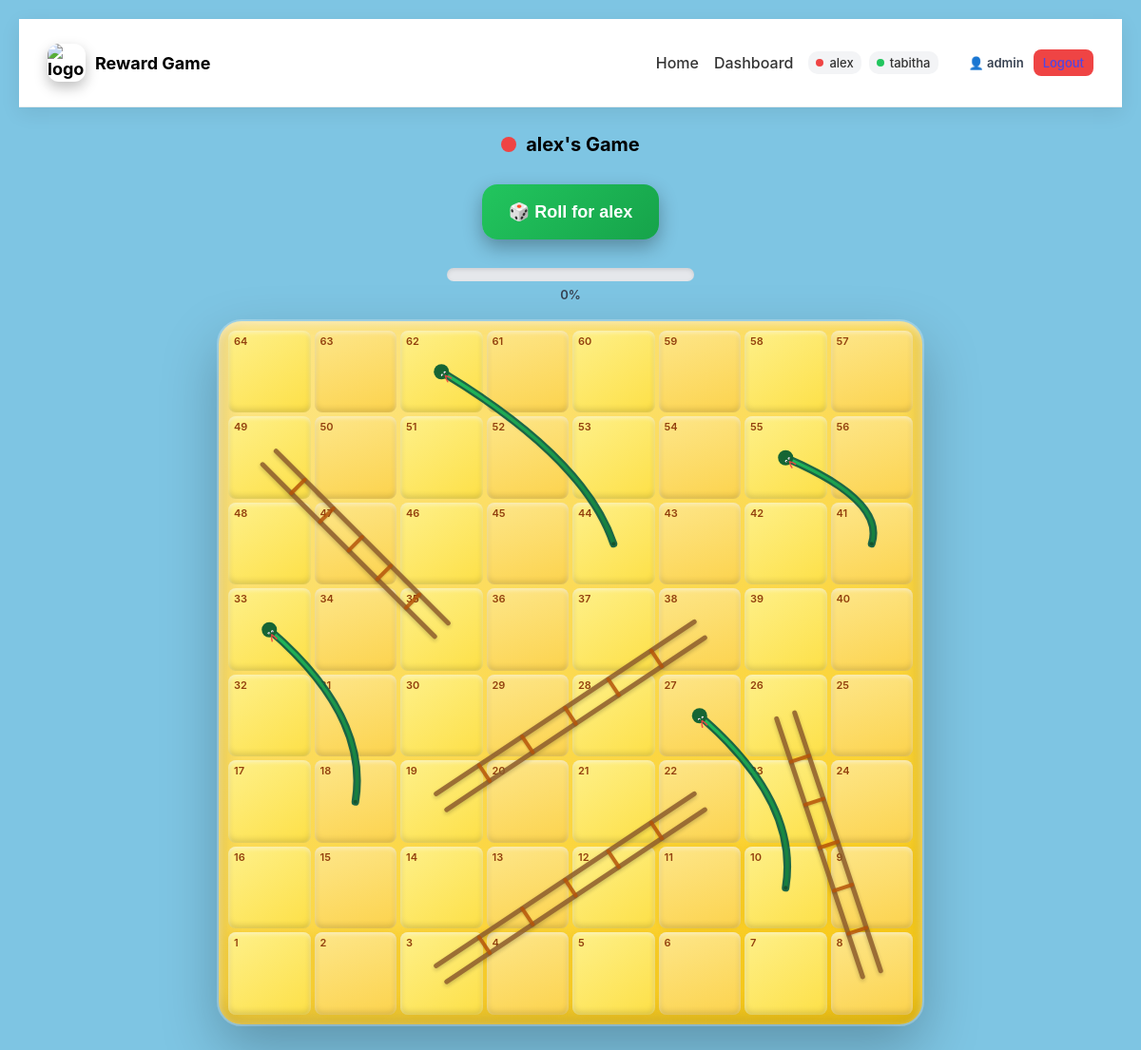
The app's page /child/8/ (signed in) with its own data.
### game/models.py (models this page shows, shortened)
class Child(models.Model):
    COLOUR_CHOICES = [
        ("#ef4444", "Red"),
        ("#3b82f6", "Blue"),
        ("#22c55e", "Green"),
        ("#f59e0b", "Yellow"),
        ("#a855f7", "Purple"),
        ("#ec4899", "Pink"),
    ]
    family = models.ForeignKey(Family, on_delete=models.CASCADE, related_name="children")
    name = models.CharField(max_length=100)
    colour = models.CharField(max_length=20, choices=COLOUR_CHOICES)
    position = models.IntegerField(default=0)

### game/views.py (the view)
# urls.py: path("child/<int:child_id>/", views.child_view, name="child_view"),
@login_required
def child_view(request, child_id):
    family = get_family(request.user)
    request.session["parent_authed"] = False
    child = Child.objects.filter(
        id=child_id,
        family=family
    ).first()
    if not child:
        return redirect("dashboard")
    children = family.children.all()
    child.available_rewards = child.rewards.filter(is_used=False).count()
    last_roll = Roll.objects.filter(child=child).order_by("-id").first()
    child.last_roll = last_roll.dice if last_roll else None
    child.progress_percent = int((child.position / 64) * 100)
    squares = []
    for row in range(8):
        nums = list(range(row * 8 + 1, row * 8 + 9))
        if row % 2 == 1:
            nums.reverse()
        squares.insert(0, nums)
    return render(request, "game/child.html", {
        "child": child,
        "children": children,
        "squares": squares
    })

### game/context_processors.py (called while the page is built)
def children_context(request):
    if not request.user.is_authenticated:
        return {}
    family, _ = Family.objects.get_or_create(owner=request.user)
    children = family.children.all()
    return {
        "children": children
    }

### game/views.py (called while the page is built)
def get_family(user):
    family, _ = Family.objects.get_or_create(owner=user)
    return family

### game/templates/game/child.html (shortened to what this page needs)
{% extends "game/base.html" %}
{% block content %}
<h2 style="text-align:center; display:flex; justify-content:center; align-items:center; gap:10px;">
    <span style="width:16px; height:16px; border-radius:50%; background: {{ child.colour }}; display:inline-block;"></span>
    {{ child.name }}'s Game
</h2>
<div style="text-align:center; margin:20px 0;">
    <button
        onclick="roll({{ child.id }})"
        class="big-roll"
    >
        🎲 Roll for {{ child.name }}
    </button>
</div>
<div class="progress-wrapper">
    <div class="progress-bar">
    </div>
    <div class="progress-text">
        {{ child.progress_percent }}%
    </div>
</div>
<div class="board-wrapper">
    <div class="board">
        <svg class="board-overlay"></svg>
        {% for row in squares %}
            {% for num in row %}
                <div class="square" data-square="{{ num }}">
                    <span class="square-number">{{ num }}</span>
                </div>
            {% endfor %}
        {% endfor %}
    </div>
</div>
{% endblock %}

### game/templates/game/base.html (shortened to what this page needs)
{% load static %}
<!DOCTYPE html>
<html>
<head>
    <link rel="stylesheet" href="{% static 'game/css/styles.css' %}">
</head>
<body>
<header class="app-header">
    <div class="container header-inner">
        <div class="logo">
            <img src="{% static 'game/images/logo.png' %}" alt="logo">
            <span>Reward Game</span>
        </div>
        <nav class="nav">
            <a href="/">Home</a>
            <a href="/dashboard/">Dashboard</a>
            {% if children %}
                <div class="child-nav">
                    {% for c in children %}
                        <a href="/child/{{ c.id }}/"
                           class="child-link {% if request.path == "/child/"|add:c.id|stringformat:"s"|add:"/" %}active-child{% endif %}">
                            <span class="nav-dot" style="background: {{ c.colour }}"></span>
                            {{ c.name }}
                        </a>
                    {% endfor %}
                </div>
            {% endif %}
        {% if request.user.is_authenticated %}
            <div class="user-nav">
                <span class="user-name">👤 {{ request.user.username }}</span>
                <a href="/logout/" class="logout-btn">Logout</a>
            </div>
        {% else %}
            <div class="user-nav">
                <a href="/login/">Login</a>
                <a href="/signup/">Sign Up</a>
            </div>
        {% endif %}
        </nav>
    </div>
</header>
<main class="container">
    {% block content %}
    {% endblock %}
</main>
</body>
</html>

### game/static/game/css/styles.css (style rules this page uses)
body { font-family:-apple-system,BlinkMacSystemFont,"Segoe UI",Roboto,sans-serif; background:linear-gradient(#f8fafc,#eef2f7); margin:0; padding:20px; }
h2 { font-size:20px; font-weight:700; }
.app-header { background:white; box-shadow:0 6px 20px rgba(0,0,0,.08); padding:16px 0; border-bottom:1px solid #eee; }
.header-inner { display:flex; justify-content:space-between; align-items:center; gap:20px; }
.logo { font-size:20px; margin:0; }
.nav { display:flex; align-items:center; gap:16px; flex-wrap:wrap; }
.nav a { text-decoration:none; color:#333; font-weight:500; }
.board-wrapper { width:96vw; max-width:720px; margin:10px auto; padding:10px; background:linear-gradient(145deg,#fde68a,#facc15); border-radius:24px; box-shadow: 0 25px 60px rgba(0,0,0,.25), inset 0 3px 8px rgba(255,255,255,.5), inset 0 -10px 25px rgba(0,0,0,.18); outline:2px solid rgba(255,255,255,.25); }
.board { display:grid; grid-template-columns:repeat(8,1fr); grid-template-rows:repeat(8,1fr); width:100%; aspect-ratio:1/1; gap:4px; position:relative; }
.square { background:linear-gradient(160deg,#fde68a,#fcd34d); border-radius:8px; position:relative; box-shadow: inset 0 2px 4px rgba(255,255,255,0.5), inset 0 -3px 6px rgba(0,0,0,0.15); }
.square:nth-child(n+55) { box-shadow: inset 0 2px 4px rgba(255,255,255,0.5), inset 0 -3px 6px rgba(0,0,0,0.15), 0 0 8px rgba(234,179,8,.4); }
.square:nth-child(even) { background:linear-gradient(145deg,#fef08a,#fde047); }
.square-number { position:absolute; top:4px; left:6px; font-size:11px; font-weight:600; color:#92400e; }
.board-overlay { position:absolute; inset:0; pointer-events:none; z-index:1; }
.big-roll { padding:18px 28px; font-size:18px; font-weight:bold; border:none; border-radius:16px; background:linear-gradient(135deg,#22c55e,#16a34a); color:white; box-shadow:0 8px 20px rgba(0,0,0,.3); cursor:pointer; margin:10px; }
.container { max-width:1100px; margin:auto; padding:10px; }
.logo { display:flex; align-items:center; gap:10px; font-weight:700; font-size:18px; }
.logo img { width:40px; height:40px; border-radius:12px; box-shadow: 0 6px 14px rgba(0,0,0,.25), inset 0 2px 4px rgba(255,255,255,.3); }
.child-nav { display:flex; align-items:center; gap:8px; }
.child-link { display:flex; align-items:center; gap:6px; padding:4px 8px; border-radius:10px; text-decoration:none; color:#333; background:#f3f4f6; font-size:13px; transition:all .2s ease; }
.nav-dot { width:8px; height:8px; border-radius:50%; }
.user-nav { display:flex; align-items:center; gap:10px; margin-left:16px; }
.user-name { font-size:13px; font-weight:600; color:#374151; }
.logout-btn { padding:6px 10px; border-radius:8px; text-decoration:none; background:#ef4444; color:white; font-size:12px; font-weight:600; transition:all .2s ease; }
.user-nav a { font-size:13px; font-weight:500; color:#4f46e5; }
body { animation:fadeIn .3s ease; }
.progress-wrapper { width:260px; margin:10px auto 20px auto; text-align:center; }
.progress-bar { width:100%; height:14px; background:#e5e7eb; border-radius:999px; overflow:hidden; box-shadow:inset 0 2px 4px rgba(0,0,0,.1); }
.progress-text { margin-top:6px; font-size:13px; font-weight:600; color:#374151; }
body { background: #7ec5e3; }

### records on screen
Child: name "alex", progress_percent "0"
Child: name "tabitha"

### other values on screen
{{ request.user.username }} "admin"
{{ num }} "64" "63" "62" "61" "60" "59" "58" "57" "49" "50" "51" "52" "53" "54" "55" "56" "48" "47" "46" "45" "44" "43" "42" "41" "33" "34" "35" "36" "37" "38" "39" "40" "32" "31" "30" "29" "28" "27" "26" "25" "17" "18" "19" "20" "21" "22" "23" "24" "16" "15" "14" "13" "12" "11" "10" "9" "1" "2" "3" "4" "5" "6" "7" "8"
